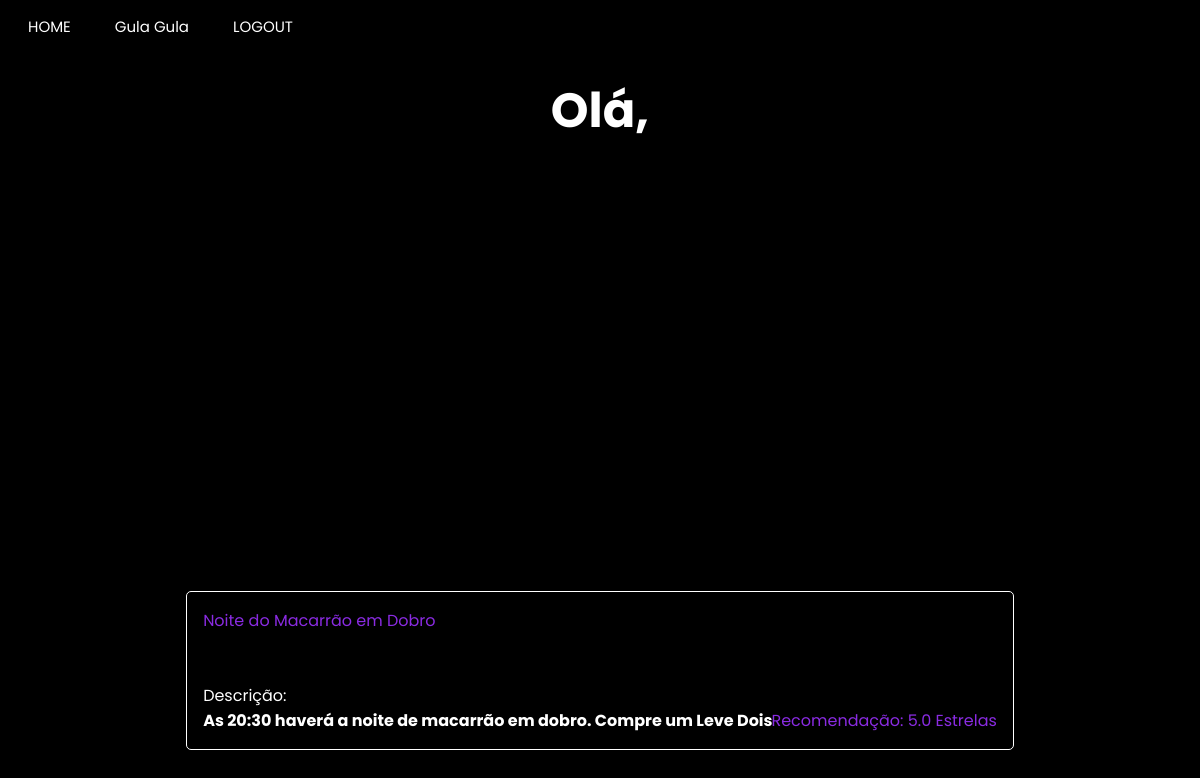
The app's page /user_page (signed in) with its own data.
### app/model.py (models this page shows, shortened)
class empresa(UserMixin, db.Model):
    __tablename__ = "empresa"
    id = db.Column(db.Integer,primary_key=True)
    enterprise_name = db.Column(db.String(64), index=True, unique=True)
    email = db.Column(db.String(120), index=True, unique=True)
    password_hash = db.Column(db.String(120))
    city = db.Column(db.String(120))
    latitude = db.Column(db.Float)
    longitude = db.Column(db.Float)
    district = db.Column(db.String(50))
    street = db.Column(db.String(120))
    posts = db.relationship("Post", backref="enterprise")

class Event(db.Model):
    id = db.Column(db.Integer, primary_key=True)
    body = db.Column(db.String(200))
    image = db.Column(db.String(200))
    timestamp = db.Column(db.Integer, index=True)
    empresa_id = db.Column(db.Integer)
    name = db.Column(db.String(200))
    latitude = db.Column(db.Float)
    longitude = db.Column(db.Float)
    event_type = db.Column(db.String(8))
    rank = db.Column(db.Float)
    avaliations = db.Column(db.Integer)
    age_groups = db.Column(db.String)

### app/routes.py (the view)
@app.route("/user_page", methods=["POST", "GET"])
@login_required
def user_page():                              # PAGINA DE USUARIO
    return render_template('user_page.html', title="Usuario", eventos = Event ,css_file="user_page.css", user=current_user)

### app/model.py (called while the page is built)
@login.user_loader
def load_user(id):
    if usuario.query.get(int(id)):
        load = usuario.query.get(int(id))
    else:
        load = empresa.query.get(int(id))
    return load

### app/templates/user_page.html (shortened to what this page needs)
{% extends "base.html" %}
{% block content %}
<h1>Olá, {{user.username}}</h1>
<div id="map"></div>
{% for evento in eventos.query.limit(20).all()%}
<div class="enterprises">
  <p>
    <a href="{{url_for('event_page',name=evento.name)}}">{{ evento.name }}</a>
    <br><br><br>
    Descrição:
    <s>Recomendação: {{ evento.rank}} Estrelas</s><br>
    <b>{{ evento.body }}</b>
  </p>
</div>
{% endfor %}
{% endblock %}

### app/templates/base.html (shortened to what this page needs)
<!DOCTYPE html>
<html>
    <head>
        {% if css_file%}
            <link rel="stylesheet" type="text/css" href="{{ url_for('static', filename=css_file) }}">
        {% else %}
            <link rel="stylesheet" type="text/css" href="{{ url_for('static', filename='user_page.css') }}">
        {% endif %}
    </head>
    <body>
        <header class="menu">
            <a id="main_page" href="{{ url_for('main_page') }}" class="button">HOME</a>
            {% if user.is_authenticated %}
            {% if user.username %}
            <a id="user_page" href="{{ url_for('user_page')}}"class="button">{{user.username}}</a>
            {% else %}
            <a id="enterprise_page" href="{{ url_for('enterprise_page_specific', name=user.enterprise_name)}}"class="button">{{user.enterprise_name}}</a>
            {% endif%}
            <a id="logout" href="{{ url_for('logout') }}" class="button">LOGOUT</a>
            {% else %}
            <a id="enterprise_register_page" href="{{ url_for('enterprise_register_page') }}" class="button">SEJA UM ANUNCIANTE</a>
            <a id="user_register_page" href="{{ url_for('user_register_page') }}" class="button">REGISTRO</a>
            <a id="login_page" href="{{ url_for('login_page') }}" class="button">LOGIN</a>
            {% endif %}
        </header>
        {% block content %}{% endblock %}
    </body>
</html>

### app/static/user_page.css (style rules this page uses)
h1 { color: rgb(255, 255, 255); text-align: center; font-family: "Poppins", sans-serif; font-size: 300%; }
body { background: black; background-image: url("https://www.pixel4k.com/wp-content/uploads/2021/05/abstract-waving-4k_1620165379-1536x960.jpg"); background-repeat: no-repeat; background-size: cover; }
#map { height: 400px; width: 70%; border-radius: 8px; margin: auto; }
.enterprises { color:white; display: grid; align-items: center; font-family:'Poppins'; margin-left:15%; margin-right: 15%; margin-top: 1%; background-color:rgba(0, 0, 0, 0.377); border: white solid 1px; border-radius: 5px; position: relative; }
.enterprises p { margin-left: 2%; }
.enterprises a { text-decoration: none; color: blueviolet; }
.enterprises b { text-decoration: none; }
.enterprises s { text-decoration: none; position: absolute; color: blueviolet; bottom: 10%; right: 2%; }

### app/static/base.css (style rules this page uses)
header.menu { align-items: left; justify-content: start; }
a.button { border: none; color: white; padding: 5px 20px; text-align: center; text-decoration: none; display: inline-block; font-family:'Poppins'; font-size: 15px; }
.menu { margin-top: 10px; }

### records on screen
empresa: enterprise_name "Gula Gula"
Event: name "Noite do Macarrão em Dobro", rank "5.0", body "As 20:30 haverá a noite de macarrão em dobro. Compre um Leve Dois"
